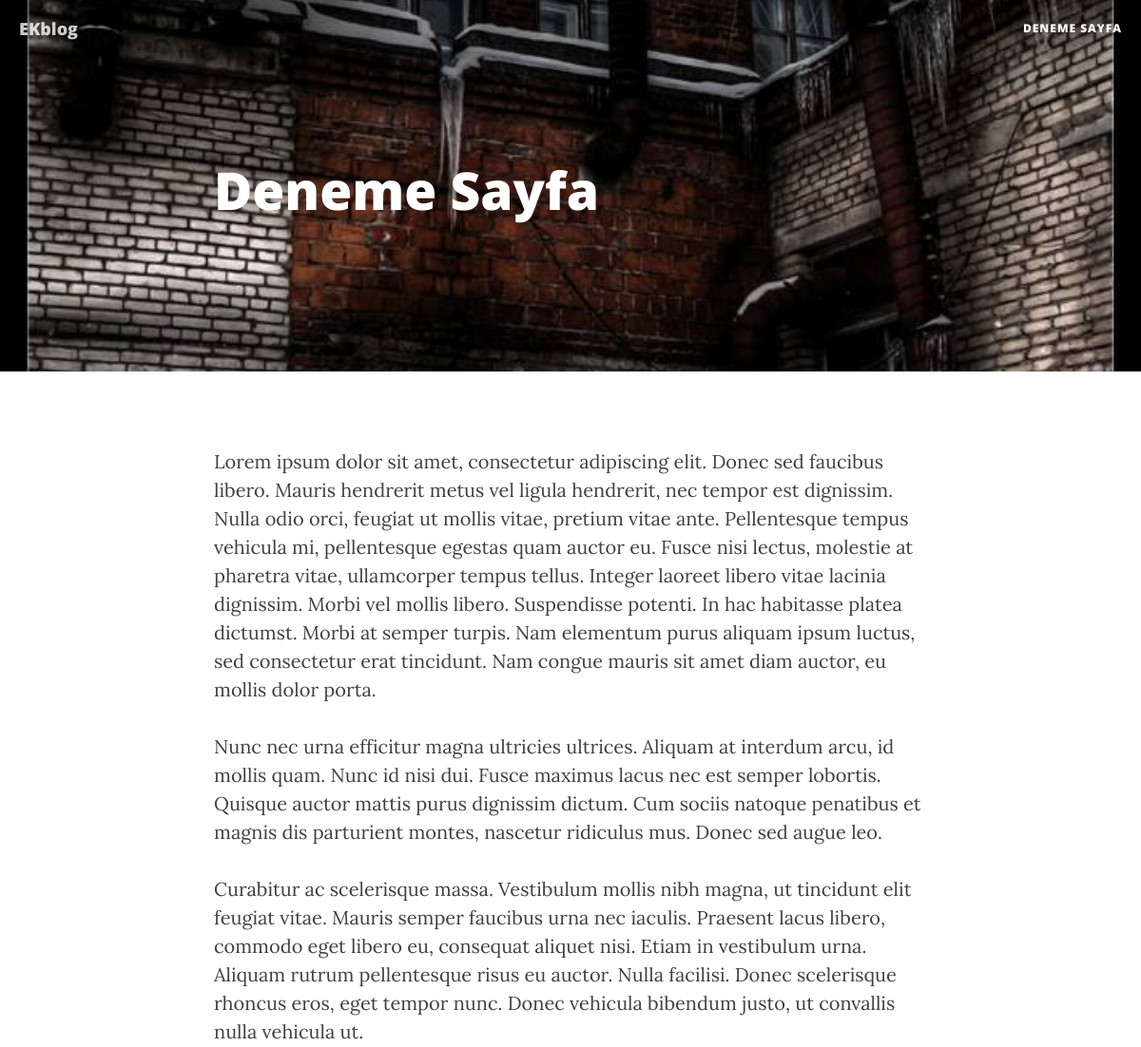
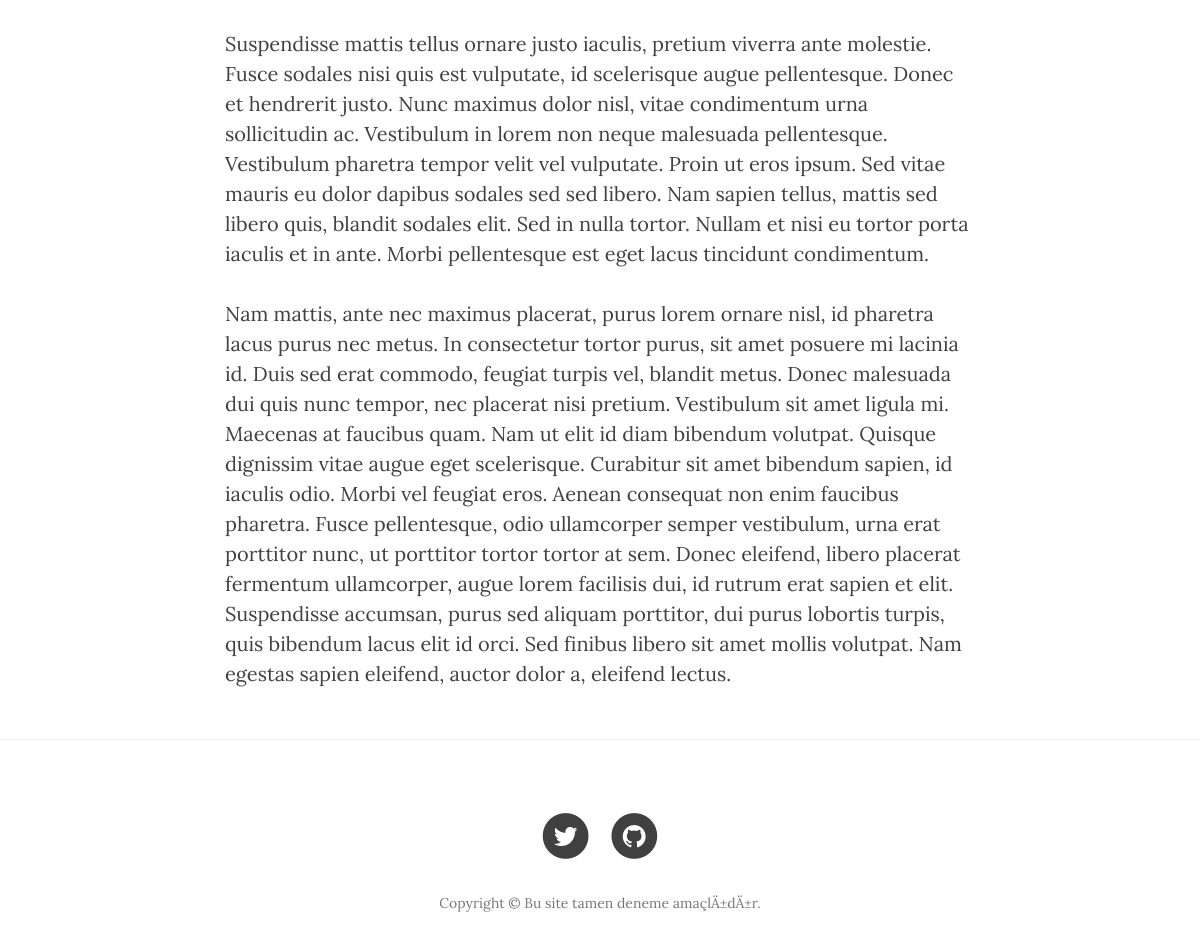
Screenshot of /say.php?id=1 with the database file from the repository (2 pictures, top to bottom).
### tables this page shows
CREATE TABLE IF NOT EXISTS `ayar` (
  `title` varchar(255) NOT NULL,
  `keyword` varchar(255) NOT NULL,
  `aciklama` varchar(255) NOT NULL,
  `twitter` varchar(30) NOT NULL,
  `github` varchar(30) NOT NULL,
  `copyright` varchar(255) NOT NULL,
  `image` text NOT NULL,
  `adres` varchar(255) NOT NULL,
  `tema` varchar(255) NOT NULL,
  `cahce` int(1) NOT NULL
);

CREATE TABLE IF NOT EXISTS `sayfalar` (
  `id` int(11) NOT NULL AUTO_INCREMENT,
  `say_ad` varchar(255) NOT NULL,
  `say_resim` varchar(255) NOT NULL,
  `say_icerik` text NOT NULL,
  `say_etiket` varchar(255) NOT NULL,
  PRIMARY KEY (`id`)
);

### panel/sistem.php (called while the page is built, shortened)
<?php
 try {
     $db = new PDO("mysql:host=localhost;dbname=mz", "root", "");
} catch ( PDOException $e ){
     print $e->getMessage();
}
 $db->query("SET CHARACTER SET uf8");
$query = $db->query("SELECT * FROM ayar", PDO::FETCH_ASSOC);
?>

### cust.php (called while the page is built, shortened)
<?php
include_once 'panel/sistem.php';
?>

### say.php (the view, shortened to what this page needs)
<?php include "cust.php" ?>
<!DOCTYPE html>
<html lang="TR">
<?php
include_once 'panel/sistem.php';
$id = htmlentities($_GET['id'], ENT_QUOTES, 'UTF-8');
$query = $db->query("SELECT * FROM ayar", PDO::FETCH_ASSOC);
if ( $query->rowCount() ){
     foreach( $query as $row ){
$twitter = $row['twitter'];
$github = $row['github'];
$copyright = $row['copyright'];
$adres = $row['adres'];
$title = $row['title'];
     }
}
$query = $db->query("SELECT * FROM sayfalar WHERE id = '{$id}'", PDO::FETCH_ASSOC);
if ( $query->rowCount() ){
     foreach( $query as $row ){
$sayad = $row['say_ad'];
$sayres = $row['say_resim'];
$sayic = $row['say_icerik'];
 }
}
?>
<head>
    <link href="css/bootstrap.min.css" rel="stylesheet">
    <link href="css/clean-blog.min.css" rel="stylesheet">
    <link href="http://maxcdn.bootstrapcdn.com/font-awesome/4.1.0/css/font-awesome.min.css" rel="stylesheet" type="text/css">
</head>
<body>
    <nav class="navbar navbar-default navbar-custom navbar-fixed-top">
        <div class="container-fluid">
            <div class="navbar-header page-scroll">
                <a class="navbar-brand" href="<?php echo $adres; ?>"><?php echo $title; ?></a>
            </div>
            <div class="collapse navbar-collapse" id="bs-example-navbar-collapse-1">
                <ul class="nav navbar-nav navbar-right">
				<?php
$query = $db->query("SELECT * FROM sayfalar", PDO::FETCH_ASSOC);
if ( $query->rowCount() ){
     foreach( $query as $row ){
?>
	 <li><a href="<?php echo $adres; ?>say.php?id=<?php echo $row['id']; ?>"><?php echo $row['say_ad']; ?></a></li>
<?php
}
}
?>
                </ul>
            </div>
        </div>
    </nav>
    <header class="intro-header" style="background-image: url('<?php echo $sayres; ?>')">
        <div class="container">
            <div class="row">
                <div class="col-lg-8 col-lg-offset-2 col-md-10 col-md-offset-1">
                    <div class="post-heading">
                        <h1><?php echo $sayad; ?></h1>
                    </div>
                </div>
            </div>
        </div>
    </header>
    <article>
        <div class="container">
            <div class="row">
                <div class="col-lg-8 col-lg-offset-2 col-md-10 col-md-offset-1" style="word-wrap:break-word">
                  <?php echo $sayic; ?>
                </div>
            </div>
        </div>
    </article>
<hr>
<?php require_once('footer.php'); ?>

### footer.php (shortened to what this page needs)
    <footer>
        <div class="container">
            <div class="row">
                <div class="col-lg-8 col-lg-offset-2 col-md-10 col-md-offset-1">
                    <ul class="list-inline text-center">
                        <li>
                            <a href="<?php echo $twitter; ?>">
                                <span class="fa-stack fa-lg">
                                    <i class="fa fa-circle fa-stack-2x"></i>
                                    <i class="fa fa-twitter fa-stack-1x fa-inverse"></i>
                                </span>
                            </a>
                        </li>
                        <li>
                            <a href="<?php echo $github; ?>">
                                <span class="fa-stack fa-lg">
                                    <i class="fa fa-circle fa-stack-2x"></i>
                                    <i class="fa fa-github fa-stack-1x fa-inverse"></i>
                                </span>
                            </a>
                        </li>
                    </ul>
                    <p class="copyright text-muted">Copyright &copy; <?php echo $copyright; ?></p>
                </div>
            </div>
        </div>
    </footer>
</body>
</html>

### rows the page displays
ayar: title "EKblog", copyright "Bu site tamen deneme amaçlÄ±dÄ±r."
sayfalar: say_ad "DENEME SAYFA", say_resim (picture), say_ad "Deneme Sayfa", say_icerik "Lorem ipsum dolor sit amet, consectetur adipiscing elit. Donec sed faucibus libero. Mauris hendrerit metus vel ligula hendrerit, nec tempor est dignissim. Nulla odio orci, feugiat ut mollis vitae, pretium vitae ante. Pellentesque tempus vehicula mi, pellentesque egestas quam auctor eu. Fusce nisi lectus, molestie at pharetra vitae, ullamcorper tempus tellus. Integer laoreet libero vitae lacinia dignissim. Morbi vel mollis libero. Suspendisse potenti. In hac habitasse platea dictumst. Morbi at semper turpis. Nam elementum purus aliquam ipsum luctus, sed consectetur erat tincidunt. Nam congue mauris sit amet diam auctor, eu mollis dolor porta. Nunc nec urna efficitur magna ultricies ultrices.…"
